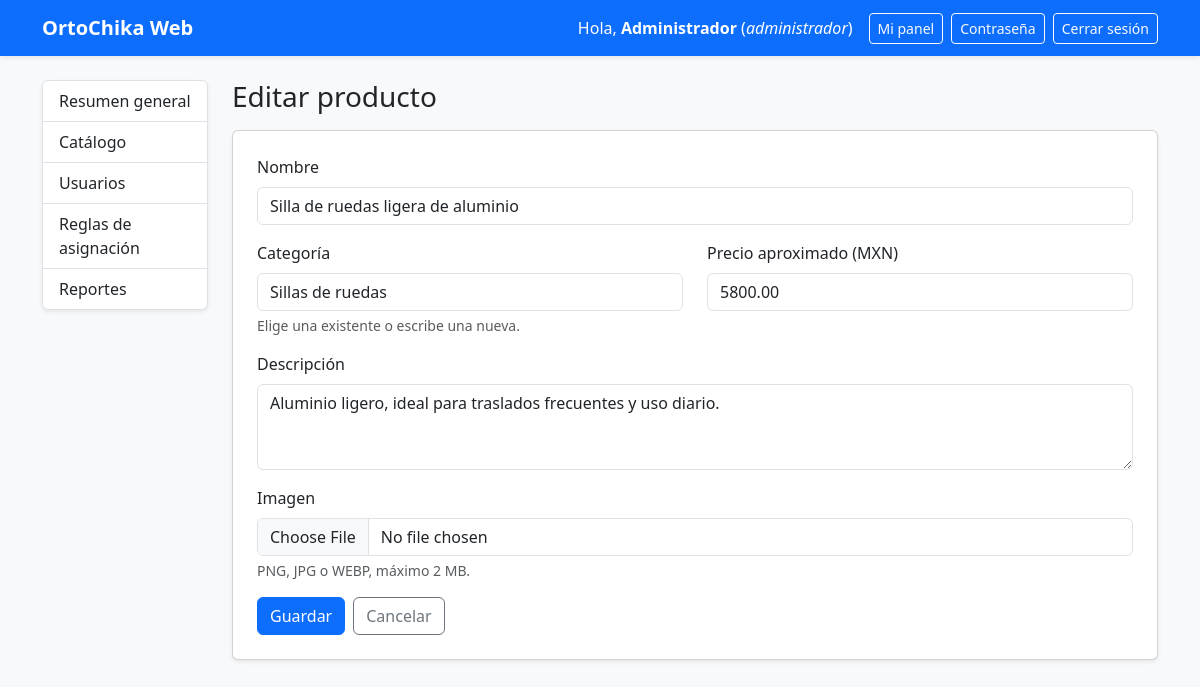
Screenshot of /admin/catalogo/2/editar (signed in) with the database file from the repository.
### app/models/usuarios.py (models this page shows, shortened)
class Usuario(UserMixin, db.Model):
    __tablename__ = "Usuarios"
    id_usuario = db.Column(db.Integer, primary_key=True)
    nombre = db.Column(db.String(100), nullable=False)
    correo = db.Column(db.String(120), unique=True, nullable=False)
    telefono = db.Column(db.String(20))
    contrasena_hash = db.Column(db.String(255), nullable=False)
    rol = db.Column(db.String(20), nullable=False, default="cliente")
    cliente = db.relationship("Cliente", back_populates="usuario", uselist=False,
                              cascade="all, delete-orphan")
    especialista = db.relationship("Especialista", back_populates="usuario", uselist=False,
                                   cascade="all, delete-orphan")
    def tiene_rol(self, *roles):
        return self.rol in roles

### app/models/catalogo.py (models this page shows)
class ProductoServicio(db.Model):
    __tablename__ = "Productos_Servicios"
    id_producto = db.Column(db.Integer, primary_key=True)
    nombre = db.Column(db.String(120), nullable=False)
    descripcion = db.Column(db.Text)
    categoria = db.Column(db.String(60))
    precio_aprox = db.Column(db.Numeric(10, 2))
    imagen = db.Column(db.String(255))           # ruta/nombre dentro de static/img
    cotizaciones = db.relationship("Cotizacion", back_populates="producto")

### app/admin.py (the view, shortened to what this page needs)
@admin_bp.route("/catalogo/<int:id_producto>/editar", methods=["GET", "POST"])
def producto_editar(id_producto):
    producto = db.get_or_404(ProductoServicio, id_producto)
    valores = request.form if request.method == "POST" else _valores_producto(producto)
    return render_template("admin/producto_form.html", producto=producto, valores=valores,
                           categorias=_categorias())

### app/admin.py (called while the page is built)
@admin_bp.before_request
def solo_administradores():
    if not current_user.is_authenticated:
        return login_manager.unauthorized()
    if not current_user.tiene_rol("administrador"):
        abort(403)

def _categorias():
    return db.session.scalars(
        db.select(ProductoServicio.categoria)
        .where(ProductoServicio.categoria.is_not(None))
        .distinct()
        .order_by(ProductoServicio.categoria)
    ).all()

def _valores_producto(producto):
    return {
        "nombre": producto.nombre,
        "categoria": producto.categoria or "",
        "descripcion": producto.descripcion or "",
        "precio_aprox": "" if producto.precio_aprox is None else f"{producto.precio_aprox:.2f}",
    }

### app/models/usuarios.py (called while the page is built)
@login_manager.user_loader
def cargar_usuario(user_id):
    return db.session.get(Usuario, int(user_id))

### app/templates/admin/producto_form.html (shortened to what this page needs)
{% extends "admin/layout.html" %}
{% block panel %}
<h3 class="mb-3">{{ 'Editar producto' if producto else 'Nuevo producto' }}</h3>
<form method="post" enctype="multipart/form-data" class="card shadow-sm p-4">
  <div class="mb-3">
    <label for="nombre" class="form-label">Nombre</label>
    <input type="text" class="form-control" id="nombre" name="nombre" maxlength="120"
           value="{{ valores.get('nombre', '') }}" required>
  </div>
  <div class="row">
    <div class="col-md-6 mb-3">
      <label for="categoria" class="form-label">Categoría</label>
      <input type="text" class="form-control" id="categoria" name="categoria" maxlength="60"
             list="lista-categorias" value="{{ valores.get('categoria', '') }}" required>
      <div class="form-text">Elige una existente o escribe una nueva.</div>
    </div>
    <div class="col-md-6 mb-3">
      <label for="precio_aprox" class="form-label">Precio aproximado (MXN)</label>
      <input type="text" inputmode="decimal" class="form-control" id="precio_aprox" name="precio_aprox"
             value="{{ valores.get('precio_aprox', '') }}" placeholder="Ej. 450.00">
    </div>
  </div>
  <div class="mb-3">
    <label for="descripcion" class="form-label">Descripción</label>
    <textarea class="form-control" id="descripcion" name="descripcion" rows="3">{{ valores.get('descripcion', '') }}</textarea>
  </div>
  <div class="mb-3">
    <label for="imagen" class="form-label">Imagen</label>
    <input type="file" class="form-control" id="imagen" name="imagen"
           accept="image/png,image/jpeg,image/webp">
    <div class="form-text">PNG, JPG o WEBP, máximo 2 MB.{% if producto and producto.imagen %} Si subes una nueva, reemplaza a la actual.{% endif %}</div>
  </div>
  <div class="d-flex gap-2">
    <button type="submit" class="btn btn-primary">Guardar</button>
    <a href="{{ url_for('admin.catalogo') }}" class="btn btn-outline-secondary">Cancelar</a>
  </div>
</form>
{% endblock %}

### app/templates/base.html (shortened to what this page needs)
<!doctype html>
<html lang="es">
<head>
  <link href="https://cdn.jsdelivr.net/npm/bootstrap@5.3.3/dist/css/bootstrap.min.css" rel="stylesheet">
  <link href="{{ url_for('static', filename='css/style.css') }}" rel="stylesheet">
</head>
<body class="bg-light">
  <nav class="navbar navbar-dark bg-primary shadow-sm">
    <div class="container">
      <a class="navbar-brand fw-bold" href="{{ url_for('catalogo.index') }}">OrtoChika Web</a>
      <div class="d-flex flex-wrap align-items-center gap-2 text-white">
        {% if current_user.is_authenticated %}
          <span class="me-2">Hola, <b>{{ current_user.nombre }}</b> (<i>{{ current_user.rol }}</i>)</span>
          <a class="btn btn-outline-light btn-sm" href="{{ url_for('main.dashboard') }}">Mi panel</a>
          <a class="btn btn-outline-light btn-sm" href="{{ url_for('auth.cambiar_contrasena') }}">Contraseña</a>
          <form method="post" action="{{ url_for('auth.logout') }}" class="m-0">
            <button type="submit" class="btn btn-outline-light btn-sm">Cerrar sesión</button>
          </form>
        {% else %}
          <a class="btn btn-outline-light btn-sm" href="{{ url_for('auth.login') }}">Iniciar sesión</a>
          <a class="btn btn-light btn-sm" href="{{ url_for('auth.registro') }}">Registrarse</a>
        {% endif %}
      </div>
    </div>
  </nav>
  <main class="container py-4">
    {% block content %}{% endblock %}
  </main>
</body>
</html>

### rows the page displays
Usuario: nombre "Administrador", rol "administrador"
ProductoServicio: nombre "Silla de ruedas ligera de aluminio", categoria "Sillas de ruedas", descripcion "Aluminio ligero, ideal para traslados frecuentes y uso diario."

### other values shown
{{ texto }} "Resumen general" "Catálogo" "Usuarios" "Reglas de asignación" "Reportes"
{{ 'Editar producto' if producto else 'Nuevo producto' }} "Editar producto"
